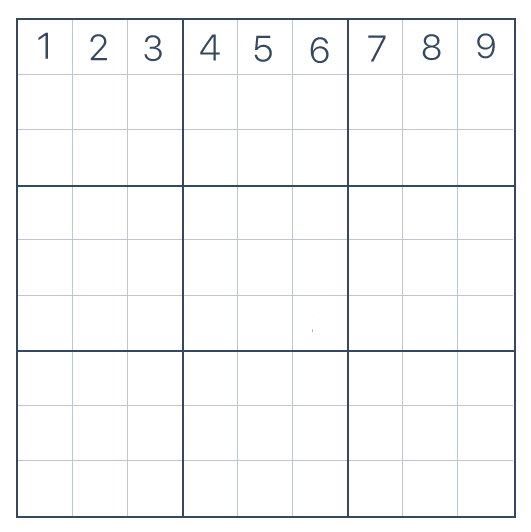
#> input picture puzzles/example.png, 531 x 532 px
$ python -i grid_estimator.py   (imports and definitions only)
#> lines starting #> are read from the running program, lines starting #| are printed output that depends on the picture; after the words box and inside, x2 and y2 are one past the last pixel; in counts of white or black regions, pixels touching at a corner belong together
import cv2
import numpy as np

class GridEstimator:

	def __init__(self, image):
		self.image = image


	def showImage(self, image):
		cv2.imshow('image', image)
		cv2.waitKey(0)
		cv2.destroyAllWindows()


	def getStructure(self, image, size, direction = 'horizontal'):
		total = image.shape[0 if direction == 'vertical' else 1]
		direction_size = int(total / size)

		if direction == 'vertical':
			return cv2.getStructuringElement(cv2.MORPH_RECT, (1, direction_size))
		elif direction == 'horizontal':
			return cv2.getStructuringElement(cv2.MORPH_RECT, (direction_size, 1))


	def applyStructure(self, image, struct, fill = False):
		if fill:
			applied = cv2.dilate(image, struct)
			applied = cv2.erode(applied, struct)
		else:
			applied = cv2.erode(image, struct)
			applied = cv2.dilate(applied, struct)

		return applied


	def estimateGridSize(self):
		gray = cv2.bitwise_not(self.image)
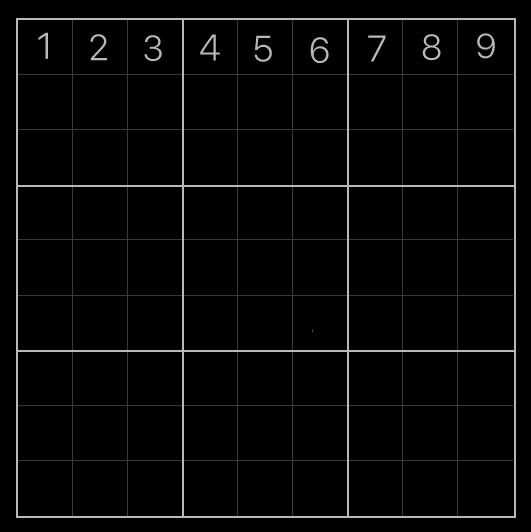
#> gray: shape (532, 531); min 0, max 185, mean 7.2
		bw = cv2.adaptiveThreshold(gray, 255, cv2.ADAPTIVE_THRESH_GAUSSIAN_C, cv2.THRESH_BINARY, 11, -2)
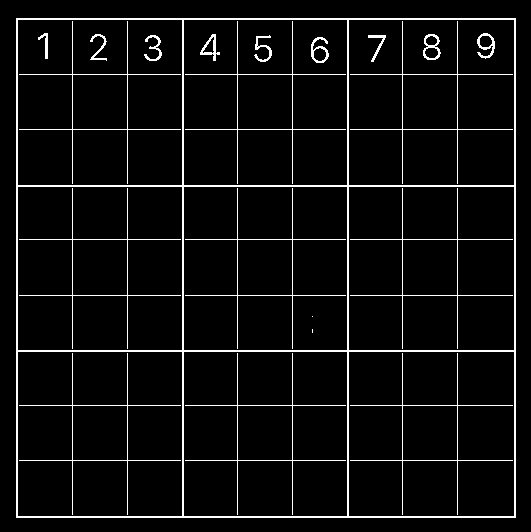
#> bw: shape (532, 531); 5.3% white in thin lines or dots, all inside (x1, y1, x2, y2) = (16, 18, 516, 518)
		# self.showImage(bw)

		# Fill out the image because the adaptive threshold misses some pixels
		horz_struct = self.getStructure(bw, 50, 'horizontal')
		refined_image = self.applyStructure(bw.copy(), horz_struct, True)
#> in applyStructure, `applied = cv2.dilate(image, struct)`: applied: shape (532, 531); 21.8% white; 12 white regions (1 under 20 px), largest, box (x1, y1, x2, y2) and area: (12, 18, 521, 518) 57310, (419, 34, 446, 60) 572, (307, 37, 334, 63) 560
#> in applyStructure, `applied = cv2.erode(applied, struct)`:
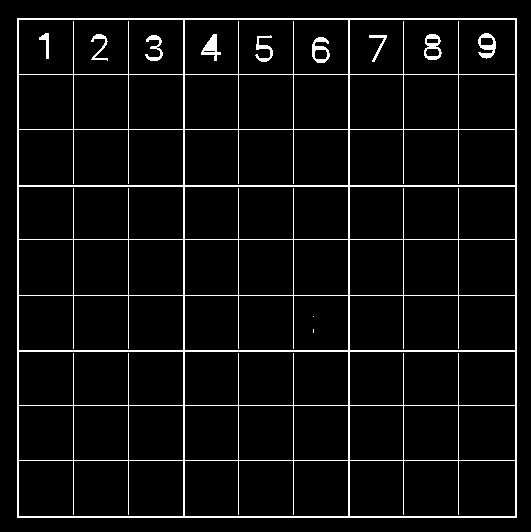
#> applied: shape (532, 531); 5.5% white in thin lines or dots, all inside (x1, y1, x2, y2) = (17, 18, 517, 518)

		vert_struct = self.getStructure(bw, 50, 'vertical')
#> vert_struct = [1, 1, 1, 1, 1, 1, 1, 1, 1, 1]
		refined_image = self.applyStructure(refined_image, vert_struct, True)
#> call 2 of applyStructure, with struct = array of shape (10, 1), fill = True
#> in applyStructure (call 2), `applied = cv2.dilate(image, struct)`:
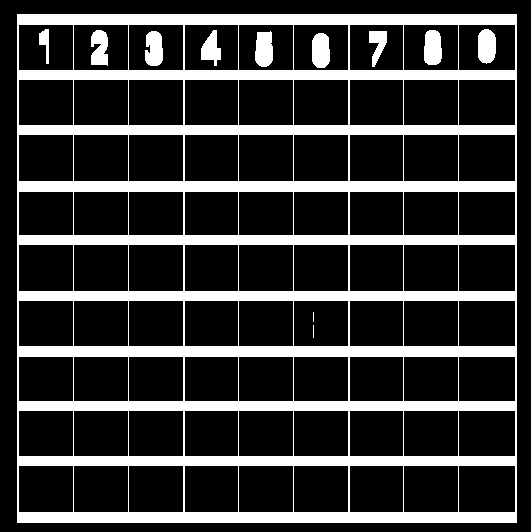
#> applied: shape (532, 531); 21.9% white; 12 white regions (2 under 20 px), largest, box (x1, y1, x2, y2) and area: (17, 14, 517, 523) 57670, (255, 31, 273, 67) 555, (424, 30, 442, 65) 553
#> in applyStructure (call 2), `applied = cv2.erode(applied, struct)`: applied: shape (532, 531); 5.8% white in thin lines or dots, all inside (x1, y1, x2, y2) = (17, 19, 517, 519)

		# Remove the numbers from the image
		horz_struct = self.getStructure(bw, 4, 'horizontal')
		horizontal = self.applyStructure(refined_image.copy(), horz_struct)
#> call 3 of applyStructure, with struct = array of shape (1, 132), fill = False
#> in applyStructure (call 3), `applied = cv2.erode(image, struct)`: applied: shape (532, 531); 1.8% white in thin lines or dots, all inside (x1, y1, x2, y2) = (83, 19, 452, 519)
#> in applyStructure (call 3), `applied = cv2.dilate(applied, struct)`:
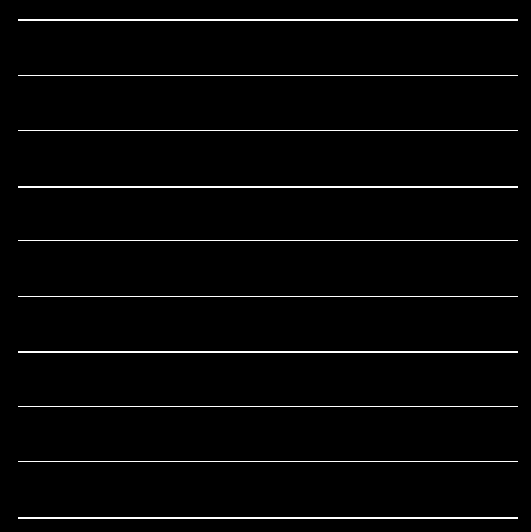
#> applied: shape (532, 531); 2.5% white in thin lines or dots, all inside (x1, y1, x2, y2) = (18, 19, 518, 519)

		vert_struct = self.getStructure(bw, 4, 'vertical')
#> vert_struct = 133 values from 1 to 1
		vertical = self.applyStructure(refined_image.copy(), vert_struct)
#> call 4 of applyStructure, with struct = array of shape (133, 1), fill = False
#> in applyStructure (call 4), `applied = cv2.erode(image, struct)`:
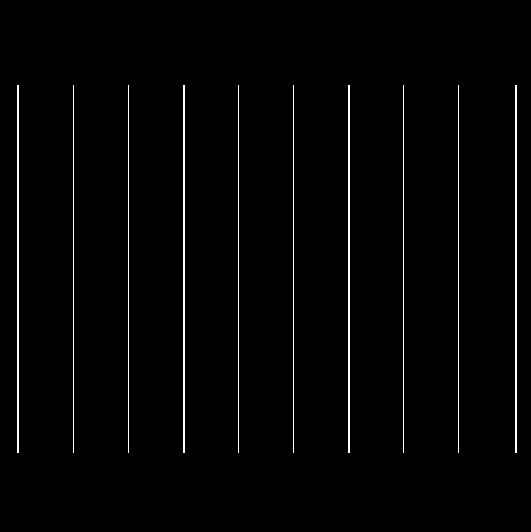
#> applied: shape (532, 531); 1.8% white in thin lines or dots, all inside (x1, y1, x2, y2) = (17, 85, 517, 453)
#> in applyStructure (call 4), `applied = cv2.dilate(applied, struct)`:
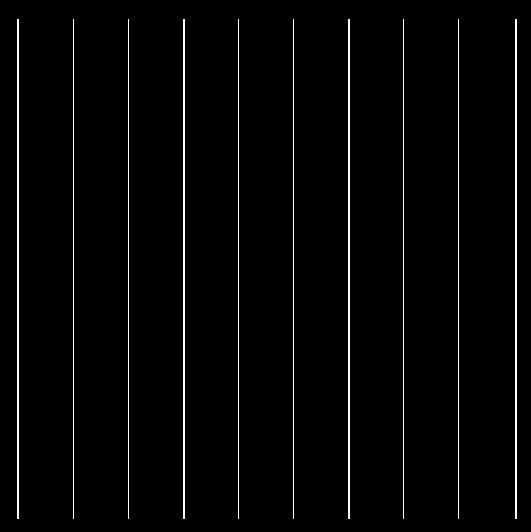
#> applied: shape (532, 531); 2.5% white in thin lines or dots, all inside (x1, y1, x2, y2) = (17, 19, 517, 519)

		merged = horizontal + vertical
		# self.showImage(merged)

		# Get the grid contours
		contours, hierarchy = cv2.findContours(merged, cv2.RETR_TREE, cv2.CHAIN_APPROX_SIMPLE)
#> contours = 82 contours; largest, box (x1, y1, x2, y2) and area: (17, 19, 518, 519) 249014, (458, 461, 516, 518) 3190, (458, 240, 516, 297) 3190, (458, 130, 516, 187) 3190, (458, 406, 516, 462) 3133

		counter = 0
		grid_width = []
		grid_height = []
		inner_width = []
		inner_height = []

		# Loop the contours and store their height and width
		for c in contours:
			area = cv2.contourArea(c)

			# Filter the outer contour
			if area > ((bw.shape[0] ** 2) / 2):
				continue

			counter = counter + 1

			(_, _, w, h) = cv2.boundingRect(c)

			inner_width.append(w)
			inner_height.append(h)

			if counter % 9 == 0:
				grid_width.append(inner_width)
				grid_height.append(inner_height)
				inner_width = []
				inner_height = []
#> this loop made 82 passes
#> (area, w, h) on passes 2 to 13: (3190, 58, 57), (3078, 56, 57), (3022, 55, 57), (3078, 56, 57), (3078, 56, 57), (3022, 55, 57), (3078, 56, 57), (3078, 56, 57), (3078, 56, 57), (3133, 58, 56), (3023, 56, 56), (2968, 55, 56)
#> area on pass 1: 249014
#> after the loop, counter = 81; grid_height = 9 items; grid_width = 9 items

		# Get the mean width and height
		grid_mean_width = np.median(np.median(grid_width, 0))
#> grid_mean_width = 56
		grid_mean_height = np.median(np.median(grid_height, 0))
#> grid_mean_height = 56

		return (grid_mean_width, grid_mean_height)

>>> import cv2
>>> picture = cv2.imread('../puzzles/example.png', cv2.IMREAD_GRAYSCALE)
>>> result = GridEstimator(picture).estimateGridSize()
#> result = (56, 56)

$ run again, on puzzles/1.PNG
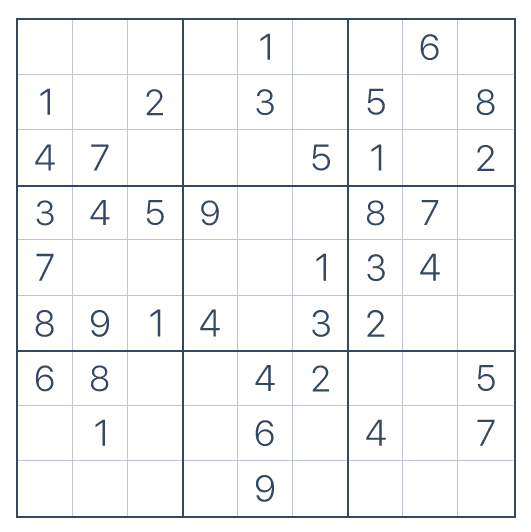
#> input picture puzzles/1.PNG, 531 x 532 px
#> in estimateGridSize, `bw = cv2.adaptiveThreshold(gray, 255, cv2.ADAPTIVE_THRESH_GAUSSIAN_C, ..`:
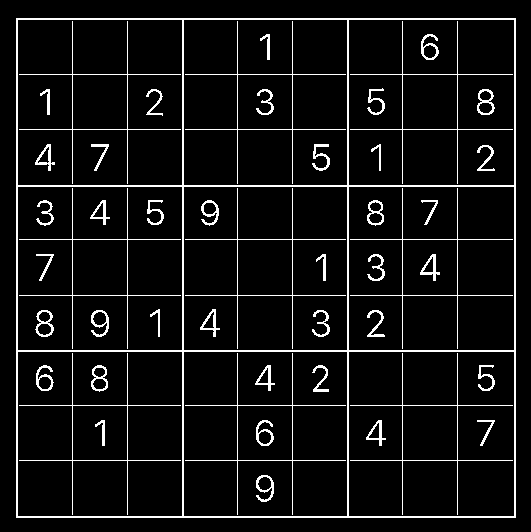
#> bw: shape (532, 531); 6.8% white in thin lines or dots, all inside (x1, y1, x2, y2) = (16, 18, 516, 518)
#> in estimateGridSize, `vert_struct = self.getStructure(bw, 50, 'vertical')`: vert_struct = [1, 1, 1, 1, 1, 1, 1, 1, 1, 1]
#> in estimateGridSize, `vert_struct = self.getStructure(bw, 4, 'vertical')`: vert_struct = 133 values from 1 to 1
#> in estimateGridSize, `merged = horizontal + vertical`:
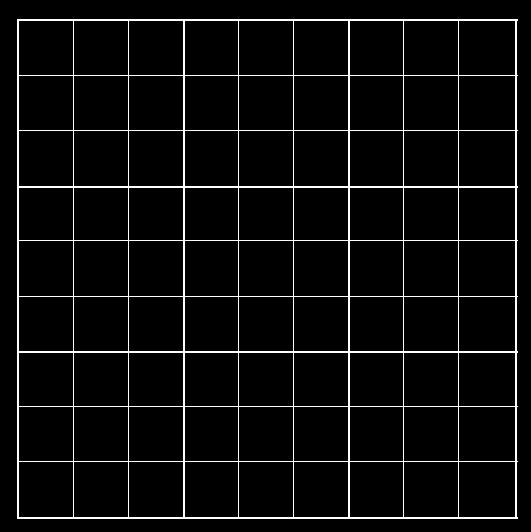
#> merged: shape (532, 531); min 0, max 255, mean 12.5
#> contours = 82 contours; largest, box (x1, y1, x2, y2) and area: (17, 19, 518, 519) 249014, (458, 461, 516, 518) 3190, (458, 240, 516, 297) 3190, (458, 130, 516, 187) 3190, (458, 406, 516, 462) 3133
#> the loop in estimateGridSize, `for c in contours:` made 82 passes
#> (area, w, h) on passes 2 to 9: (3190, 58, 57), (3078, 56, 57), (3022, 55, 57), (3078, 56, 57), (3078, 56, 57), (3022, 55, 57), (3078, 56, 57), (3078, 56, 57)
#> after the loop in estimateGridSize, `for c in contours:`: counter = 81; grid_height = 9 items
#> grid_mean_width = 56
#> result = (56, 56)
